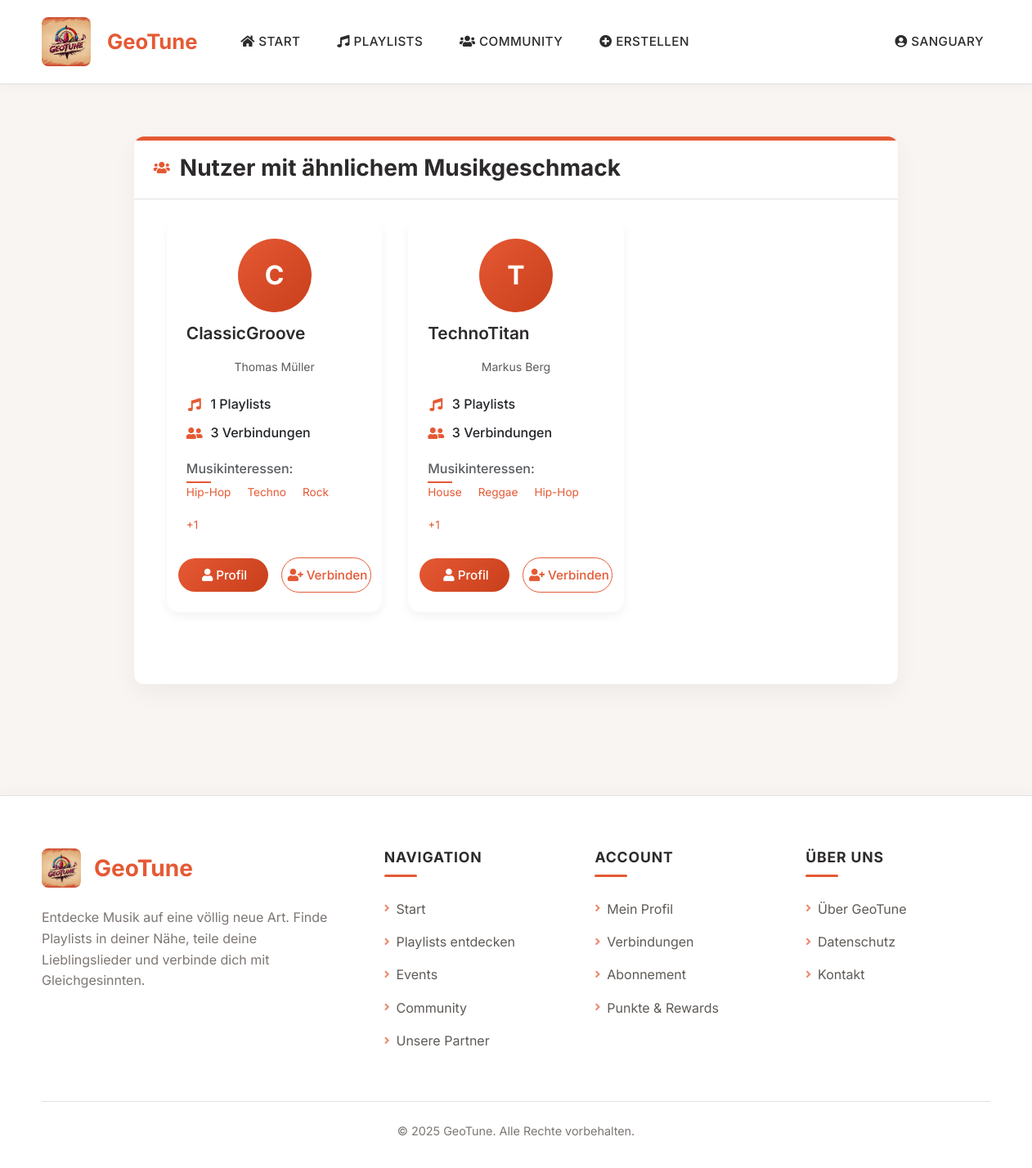
The app's page /nutzer/empfehlungen/ (signed in) with its own data.
### geotune/models.py (models this page shows, shortened)
class Nutzer(AbstractUser):
    bio = models.TextField(blank=True)
    profilbild = models.ImageField(upload_to='profile_pics/', blank=True, null=True)
    premium_status = models.BooleanField(default=False)

class NutzerGenrePraeferenz(models.Model):
    nutzer = models.ForeignKey(Nutzer, on_delete=models.CASCADE, related_name='genre_praeferenzen')
    genre = models.ForeignKey(Genre, on_delete=models.CASCADE)
    praeferenzlevel = models.IntegerField()  # 1-10
    class Meta:
        unique_together = ('nutzer', 'genre')

class Genre(models.Model):
    name = models.CharField(max_length=50, unique=True)
    beschreibung = models.TextField(blank=True)

### geotune/views.py (the view)
# urls.py: path('nutzer/empfehlungen/', views.nutzer_empfehlungen, name='nutzer_empfehlungen'),
@login_required
def nutzer_empfehlungen(request):
    nutzer_genres = NutzerGenrePraeferenz.objects.filter( # type: ignore
        nutzer=request.user
    ).values_list('genre_id', flat=True)
    aehnliche_nutzer = Nutzer.objects.filter(
        genre_praeferenzen__genre_id__in=nutzer_genres
    ).exclude(
        id=request.user.id
    ).distinct()
    verbundene_nutzer_ids = NutzerVerbindung.objects.filter(
        (Q(nutzer1=request.user) | Q(nutzer2=request.user)),
        status='akzeptiert'
    ).values_list(
        'nutzer1_id', 'nutzer2_id'
    ).distinct()
    verbundene_ids = set()
    for n1, n2 in verbundene_nutzer_ids:
        verbundene_ids.add(n1)
        verbundene_ids.add(n2)
    angefragt_ids = NutzerVerbindung.objects.filter(
        nutzer1=request.user,
        status='angefragt'
    ).values_list('nutzer2_id', flat=True)
    empfohlene_nutzer = aehnliche_nutzer.exclude(id__in=verbundene_ids).exclude(id__in=angefragt_ids)
    empfohlene_nutzer_mit_daten = []
    for nutzer in empfohlene_nutzer:
        playlist_count = nutzer.erstellte_playlists.count()
        verbindungen_count = NutzerVerbindung.objects.filter(
            Q(nutzer1=nutzer, status='akzeptiert') | Q(nutzer2=nutzer, status='akzeptiert')
        ).count()
        empfohlene_nutzer_mit_daten.append({
            'nutzer': nutzer,
            'playlist_count': playlist_count,
            'verbindungen_count': verbindungen_count
        })
    return render(request, 'geotune/nutzer_empfehlungen.html', {
        'empfohlene_nutzer': empfohlene_nutzer_mit_daten
    })

### geotune/templates/geotune/nutzer_empfehlungen.html (shortened to what this page needs)
{% extends 'geotune/base.html' %}
{% block content %}
<div class="container py-4">
    <div class="row">
        <div class="col-lg-10 mx-auto">
            <div class="card shadow mb-4">
                <div class="custom-card-header">
                    <i class="fas fa-users"></i>
                    <h3>Nutzer mit ähnlichem Musikgeschmack</h3>
                </div>
                <div class="card-body">
                    {% if empfohlene_nutzer %}
                        <div class="d-flex flex-wrap justify-content-start">
                        {% for empfehlung in empfohlene_nutzer %}
                            <div class="user-card-column">
                                <div class="card h-100 user-card">
                                    <div class="card-body">
                                        <div class="text-center mb-2">
                                            {% if empfehlung.nutzer.profilbild %}
                                                <img src="{{ empfehlung.nutzer.profilbild.url }}" alt="{{ empfehlung.nutzer.username }}" class="user-avatar mb-2">
                                            {% else %}
                                                <div class="avatar-placeholder mb-2">
                                                    {{ empfehlung.nutzer.username|first|upper }}
                                                </div>
                                            {% endif %}
                                            <h5 class="card-title">{{ empfehlung.nutzer.username }}</h5>
                                            {% if empfehlung.nutzer.first_name or empfehlung.nutzer.last_name %}
                                                <p class="text-muted small mb-1">{{ empfehlung.nutzer.first_name }} {{ empfehlung.nutzer.last_name }}</p>
                                            {% endif %}
                                        </div>
                                        <div class="text-start user-info-container">
                                            <div class="user-stats">
                                                <div class="user-stat">
                                                    <i class="fas fa-music"></i>
                                                    <span>{{ empfehlung.playlist_count }} Playlists</span>
                                                </div>
                                                <div class="user-stat">
                                                    <i class="fas fa-user-friends"></i>
                                                    <span>{{ empfehlung.verbindungen_count }} Verbindungen</span>
                                                </div>
                                            </div>
                                            {% if empfehlung.nutzer.genre_praeferenzen.all %}
                                            <div class="interests-section mb-3">
                                                <h6 class="text-muted mb-1">Musikinteressen:</h6>
                                                <div class="d-flex flex-wrap">
                                                    {% for genre_pref in empfehlung.nutzer.genre_praeferenzen.all|slice:":3" %}
                                                        <span class="genre-badge">{{ genre_pref.genre.name }}</span>
                                                    {% endfor %}
                                                    {% if empfehlung.nutzer.genre_praeferenzen.all.count > 3 %}
                                                        <span class="genre-badge">+{{ empfehlung.nutzer.genre_praeferenzen.all.count|add:"-3" }}</span>
                                                    {% endif %}
                                                </div>
                                            </div>
                                            {% endif %}
                                        </div>
                                        <div class="user-actions d-flex justify-content-center mt-auto">
                                            <a href="{% url 'nutzerprofil' empfehlung.nutzer.id %}" class="btn-custom-primary">
                                                <i class="fas fa-user"></i> Profil
                                            </a>
                                            <a href="{% url 'verbindung_anfordern' empfehlung.nutzer.id %}" class="btn-custom-outline">
                                                <i class="fas fa-user-plus"></i> Verbinden
                                            </a>
                                        </div>
                                    </div>
                                </div>
                            </div>
                        {% endfor %}
                        </div>
                    {% endif %}
                </div>
            </div>
        </div>
    </div>
</div>
{% endblock %}

### geotune/templates/geotune/base.html (shortened to what this page needs)
<!DOCTYPE html>
<html lang="de">
<head>
    <link href="https://cdn.jsdelivr.net/npm/bootstrap@5.3.2/dist/css/bootstrap.min.css" rel="stylesheet">
    <link rel="stylesheet" href="https://cdn.jsdelivr.net/npm/bootstrap-icons@1.11.1/font/bootstrap-icons.css">
    <link rel="stylesheet" href="https://cdnjs.cloudflare.com/ajax/libs/font-awesome/5.15.4/css/all.min.css">
    {% load static %}
    <link rel="stylesheet" href="{% static 'geotune/css/style.css' %}">
    <link rel="stylesheet" href="https://unpkg.com/leaflet@1.7.1/dist/leaflet.css">
</head>
<body>
    <nav class="navbar navbar-expand-lg">
        <div class="container">
            <a class="navbar-brand" href="{% url 'index' %}">
                {% load static %}
                <div class="d-flex align-items-center">
                    <img src="{% static 'media/GeoTune_Logo.jpg' %}" alt="GeoTune Logo" class="navbar-logo">
                    <span class="ms-2">GeoTune</span>
                </div>
            </a>
            <div class="collapse navbar-collapse" id="navbarNav">
                <ul class="navbar-nav me-auto">
                    <li class="nav-item">
                        <a class="nav-link" href="{% url 'index' %}">
                            <i class="fas fa-home"></i> Start
                        </a>
                    </li>
                    {% if user.is_authenticated %}
                        <li class="nav-item dropdown">
                            <a class="nav-link" href="#" id="playlistsDropdown" role="button"
                               data-bs-toggle="dropdown" aria-expanded="false">
                                <i class="fas fa-music"></i> Playlists
                            </a>
                        </li>
                        <li class="nav-item dropdown">
                            <a class="nav-link" href="#" id="communityDropdown" role="button"
                               data-bs-toggle="dropdown" aria-expanded="false">
                                <i class="fas fa-users"></i> Community
                            </a>
                        </li>
                        <li class="nav-item dropdown">
                            <a class="nav-link" href="#" id="navbarDropdown" role="button"
                               data-bs-toggle="dropdown" aria-expanded="false">
                                <i class="fas fa-plus-circle"></i> Erstellen
                            </a>
                        </li>
                    {% endif %}
                </ul>
                <ul class="navbar-nav">
                    {% if user.is_authenticated %}
                        <li class="nav-item dropdown">
                            <a class="nav-link" href="#" id="userDropdown" role="button"
                               data-bs-toggle="dropdown" aria-expanded="false">
                                <i class="fas fa-user-circle"></i> {{ user.username }}
                            </a>
                        </li>
                    {% endif %}
                </ul>
            </div>
        </div>
    </nav>
    <main class="container py-4">
        {% block content %}{% endblock %}
    </main>
    <footer class="footer">
        <div class="container">
            <div class="footer-container">
                <div class="footer-brand">
                    <div class="footer-logo">
                        <img src="{% static 'media/GeoTune_Logo.jpg' %}" alt="GeoTune Logo">
                        <h3>GeoTune</h3>
                    </div>
                    <p class="footer-description">
                        Entdecke Musik auf eine völlig neue Art. Finde Playlists in deiner Nähe, teile deine Lieblingslieder und verbinde dich mit Gleichgesinnten.
                    </p>
                </div>
                <div class="footer-columns">
                    <div class="footer-column">
                        <h5 class="footer-title">Navigation</h5>
                        <ul class="footer-links">
                            <li><a href="{% url 'index' %}"><i class="fas fa-angle-right"></i> Start</a></li>
                            {% if user.is_authenticated %}
                                <li><a href="{% url 'playlists_in_der_naehe' %}"><i class="fas fa-angle-right"></i> Playlists entdecken</a></li>
                                <li><a href="{% url 'events' %}"><i class="fas fa-angle-right"></i> Events</a></li>
                                <li><a href="{% url 'nutzer_empfehlungen' %}"><i class="fas fa-angle-right"></i> Community</a></li>
                                <li><a href="{% url 'partner' %}"><i class="fas fa-angle-right"></i> Unsere Partner</a></li>
                            {% endif %}
                        </ul>
                    </div>
                    <div class="footer-column">
                        <h5 class="footer-title">Account</h5>
                        <ul class="footer-links">
                            {% if user.is_authenticated %}
                                <li><a href="{% url 'nutzerprofil' %}"><i class="fas fa-angle-right"></i> Mein Profil</a></li>
                                <li><a href="{% url 'verbindungen' %}"><i class="fas fa-angle-right"></i> Verbindungen</a></li>
                                <li><a href="{% url 'abonnement_verwalten' %}"><i class="fas fa-angle-right"></i> Abonnement</a></li>
                                <li><a href="{% url 'gamification' %}"><i class="fas fa-angle-right"></i> Punkte & Rewards</a></li>
                            {% else %}
                                <li><a href="{% url 'login' %}"><i class="fas fa-angle-right"></i> Anmelden</a></li>
                                <li><a href="{% url 'register' %}"><i class="fas fa-angle-right"></i> Registrieren</a></li>
                            {% endif %}
                        </ul>
                    </div>
                    <div class="footer-column">
                        <h5 class="footer-title">Über uns</h5>
                        <ul class="footer-links">
                            <li><a href="{% url 'ueber_uns' %}"><i class="fas fa-angle-right"></i> Über GeoTune</a></li>
                            <li><a href="{% url 'datenschutz' %}"><i class="fas fa-angle-right"></i> Datenschutz</a></li>
                            <li><a href="{% url 'kontakt' %}"><i class="fas fa-angle-right"></i> Kontakt</a></li>
                        </ul>
                    </div>
                </div>
            </div>
            <div class="footer-bottom text-center">
                <p>&copy; 2025 GeoTune. Alle Rechte vorbehalten.</p>
            </div>
        </div>
    </footer>
</body>
</html>

### records on screen
Nutzer: username "SANGUARY"
Nutzer: nutzer.username|first "C", nutzer.username "ClassicGroove", nutzer.first_name "Thomas", nutzer.last_name "Müller", playlist_count "1", verbindungen_count "3", nutzer.genre_praeferenzen.all.count|add "1"
NutzerGenrePraeferenz: genre.name "Hip-Hop"
NutzerGenrePraeferenz: genre.name "Techno"
NutzerGenrePraeferenz: genre.name "Rock"
Nutzer: nutzer.username|first "T", nutzer.username "TechnoTitan", nutzer.first_name "Markus", nutzer.last_name "Berg", playlist_count "3", verbindungen_count "3", nutzer.genre_praeferenzen.all.count|add "1"
NutzerGenrePraeferenz: genre.name "House"
NutzerGenrePraeferenz: genre.name "Reggae"
NutzerGenrePraeferenz: genre.name "Hip-Hop"
